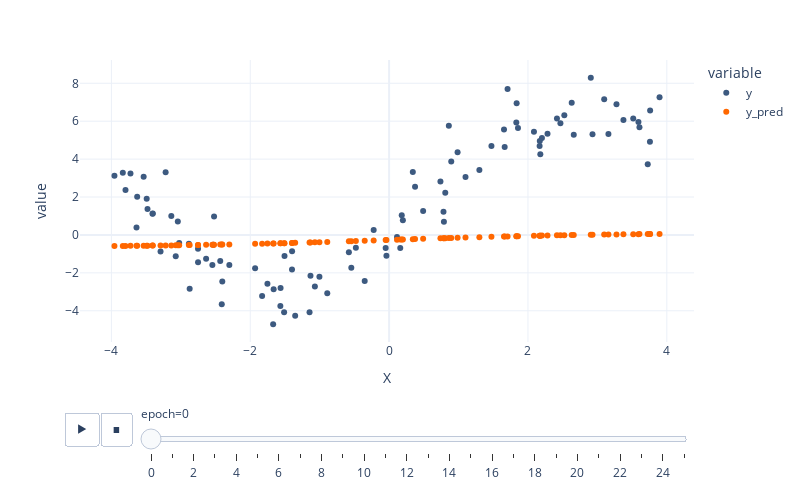
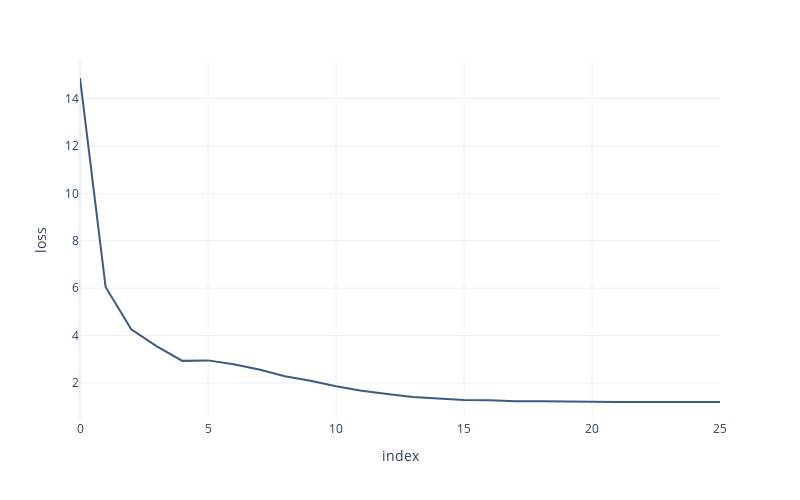

These figures' notebook cell, in order:
### Markdown cell above
## Agregando Capas Intermedidas

Agregando capas densas intermedias a la red le damos mayor capacidad de ajuste o mayor expresividad para representar los datos. Esto permite lograr mejores ajustes.

En primer lugar podemos ver qué sucede cuando agregamos más parámetros (agregando la capa intermedia) pero con activaciones lineales. Veremos que no hay diferencia alguna que la regresión lineal anterior.

Cuando agregamos la capa intermedia con activaciones no lineales el modelo logra ajustarse muy bien a los datos.

### Code cell
LOSS = "mse"
BATCH_SIZE = 20
EPOCHS = 25
LR = 0.1

tf.random.set_seed(123)
initial_weights = keras.initializers.RandomNormal(0, 0.25, 123)

inputs = keras.Input(shape=(1,))
hidden = keras.layers.Dense(8, activation="sigmoid")(inputs)
outputs = keras.layers.Dense(1)(hidden)

model2 = keras.Model(inputs, outputs)

model2.compile(optimizer=keras.optimizers.Adam(learning_rate=LR), loss=LOSS)

df_weights, df_preds = get_training_preds(train, model2, BATCH_SIZE, EPOCHS)

px.scatter(data_frame=df_preds,
           x="X",
           y=["y", "y_pred"],
           animation_frame="epoch",
           color_discrete_sequence=["#3d5a80", "#ff6700"],
           height=500,
           width=800,
           template="plotly_white").show()

px.line(df_weights, 
        x=df_weights.index, 
        y="loss",
        color_discrete_sequence=["#3d5a80"],
        height=500,
        width=800,
        template="plotly_white").show()

### Figure 1 — Plotly figure (JSON) as saved in the notebook; plotly's stock layout.template omitted (floating-point values rounded to 4 significant figures)
{"data": [{"hovertemplate": "variable=y<br>epoch=0<br>X=%{x}<br>value=%{y}<extra></extra>", "legendgroup": "y", "marker": {"color": "#3d5a80", "symbol": "circle"}, "mode": "markers", "name": "y", "orientation": "v", "showlegend": true, "type": "scatter", "x": [-1.004, 3.606, 1.856, 0.7893, -2.752, -2.752, -3.535, 2.929, 0.8089, 1.665, -3.835, 3.759, 2.66, -2.301, -2.545, -2.533, -1.566, 0.1981, -0.5444, -1.67, 0.8948, -2.884, -1.663, -1.069, -0.3514, 2.281, -2.403, 0.1139, 0.7393, -3.628, 0.8604, -2.636, -3.48, 3.591, 3.725, 2.467, -1.563, -3.219, 1.474, -0.4788, -3.024, -0.03858, -3.725, 3.275, -1.93, 1.3, -1.506, 0.1605, 0.3737, -2.521, 3.757, 2.201, 3.516, 3.159, 0.7832, 3.375, -3.292, -2.432, -3.638, -1.397, -0.8906, -1.829, 2.63, -1.146, -1.753, 0.3416, -2.873, 2.418, -3.404, 3.895, 2.178, -2.41, -3.956, 2.524, 1.655, 1.832, 2.17, -3.408, -1.132, -3.073, 2.905, 0.9864, -1.353, -3.492, -1.512, -1.399, 1.837, 1.1, 3.098, -0.2223, -3.043, 1.706, 2.086, 0.4902, 2.168, -0.04964, 0.1819, -0.5797, -3.797, -3.137], "xaxis": "x", "y": [-2.201, 5.683, 5.638, 0.6957, -1.446, -0.724, 3.073, 5.307, 2.23, 4.636, 3.277, 6.567, 5.292, -1.583, -1.581, -0.5214, -3.752, 0.7803, -1.728, -4.706, 3.871, -0.4709, -2.871, -2.715, -2.433, 5.338, -2.452, -0.1073, 2.822, 2.019, 5.755, -1.26, 1.372, 5.956, 3.732, 5.894, -2.799, 3.304, 4.691, -0.6723, -0.4243, -1.094, 3.236, 6.9, -1.754, 3.43, -1.105, -0.6937, 2.536, 0.9786, 4.916, 5.114, 6.141, 5.323, 1.223, 6.061, -0.8712, -1.368, 0.3946, -0.8644, -3.07, -3.221, 6.969, -4.077, -2.572, 3.325, -2.84, 6.145, 1.135, 7.26, 4.262, -3.658, 3.125, 6.309, 5.561, 5.928, 4.953, 1.113, -2.152, -1.123, 8.288, 4.358, -4.258, 1.909, -4.079, -1.819, 6.949, 3.051, 7.156, 0.266, 0.7064, 7.696, 5.439, 1.261, 4.69, -0.6903, 1.037, -0.9096, 2.366, 1.002], "yaxis": "y"}, {"hovertemplate": "variable=y_pred<br>epoch=0<br>X=%{x}<br>value=%{y}<extra></extra>", "legendgroup": "y_pred", "marker": {"color": "#ff6700", "symbol": "circle"}, "mode": "markers", "name": "y_pred", "orientation": "v", "showlegend": true, "type": "scatter", "x": [-1.004, 3.606, 1.856, 0.7893, -2.752, -2.752, -3.535, 2.929, 0.8089, 1.665, -3.835, 3.759, 2.66, -2.301, -2.545, -2.533, -1.566, 0.1981, -0.5444, -1.67, 0.8948, -2.884, -1.663, -1.069, -0.3514, 2.281, -2.403, 0.1139, 0.7393, -3.628, 0.8604, -2.636, -3.48, 3.591, 3.725, 2.467, -1.563, -3.219, 1.474, -0.4788, -3.024, -0.03858, -3.725, 3.275, -1.93, 1.3, -1.506, 0.1605, 0.3737, -2.521, 3.757, 2.201, 3.516, 3.159, 0.7832, 3.375, -3.292, -2.432, -3.638, -1.397, -0.8906, -1.829, 2.63, -1.146, -1.753, 0.3416, -2.873, 2.418, -3.404, 3.895, 2.178, -2.41, -3.956, 2.524, 1.655, 1.832, 2.17, -3.408, -1.132, -3.073, 2.905, 0.9864, -1.353, -3.492, -1.512, -1.399, 1.837, 1.1, 3.098, -0.2223, -3.043, 1.706, 2.086, 0.4902, 2.168, -0.04964, 0.1819, -0.5797, -3.797, -3.137], "xaxis": "x", "y": [-0.3813, 0.04338, -0.0631, -0.1703, -0.5295, -0.5295, -0.5684, 0.01183, -0.1681, -0.08003, -0.5796, 0.04916, -0.003915, -0.4998, -0.5166, -0.5158, -0.4386, -0.2399, -0.3292, -0.4483, -0.1584, -0.5371, -0.4476, -0.3884, -0.3063, -0.02939, -0.507, -0.2501, -0.176, -0.572, -0.1623, -0.5224, -0.5661, 0.04281, 0.04791, -0.01636, -0.4383, -0.5544, -0.09797, -0.3215, -0.5447, -0.2686, -0.5757, 0.02925, -0.4709, -0.1152, -0.4329, -0.2444, -0.2188, -0.515, 0.04907, -0.03534, 0.03979, 0.02373, -0.171, 0.03379, -0.5578, -0.509, -0.5724, -0.4223, -0.3689, -0.4624, -0.005765, -0.3966, -0.4557, -0.2227, -0.5365, -0.01974, -0.5628, 0.05389, -0.03709, -0.5075, -0.5837, -0.0126, -0.08092, -0.06515, -0.03768, -0.563, -0.3951, -0.5472, 0.01048, -0.1483, -0.4179, -0.5666, -0.4335, -0.4224, -0.06474, -0.136, 0.02069, -0.2908, -0.5457, -0.07628, -0.04418, -0.205, -0.03787, -0.2699, -0.2419, -0.3333, -0.5783, -0.5504], "yaxis": "y"}], "layout": {"height": 500, "legend": {"title": {"text": "variable"}, "tracegroupgap": 0}, "margin": {"t": 60}, "sliders": [{"active": 0, "currentvalue": {"prefix": "epoch="}, "len": 0.9, "pad": {"b": 10, "t": 60}, "steps": [{"args": [["0"], {"frame": {"duration": 0, "redraw": false}, "fromcurrent": true, "mode": "immediate", "transition": {"duration": 0, "easing": "linear"}}], "label": "0", "method": "animate"}, {"args": [["1"], {"frame": {"duration": 0, "redraw": false}, "fromcurrent": true, "mode": "immediate", "transition": {"duration": 0, "easing": "linear"}}], "label": "1", "method": "animate"}, {"args": [["2"], {"frame": {"duration": 0, "redraw": false}, "fromcurrent": true, "mode": "immediate", "transition": {"duration": 0, "easing": "linear"}}], "label": "2", "method": "animate"}, {"args": [["3"], {"frame": {"duration": 0, "redraw": false}, "fromcurrent": true, "mode": "immediate", "transition": {"duration": 0, "easing": "linear"}}], "label": "3", "method": "animate"}, {"args": [["4"], {"frame": {"duration": 0, "redraw": false}, "fromcurrent": true, "mode": "immediate", "transition": {"duration": 0, "easing": "linear"}}], "label": "4", "method": "animate"}, {"args": [["5"], {"frame": {"duration": 0, "redraw": false}, "fromcurrent": true, "mode": "immediate", "transition": {"duration": 0, "easing": "linear"}}], "label": "5", "method": "animate"}, {"args": [["6"], {"frame": {"duration": 0, "redraw": false}, "fromcurrent": true, "mode": "immediate", "transition": {"duration": 0, "easing": "linear"}}], "label": "6", "method": "animate"}, {"args": [["7"], {"frame": {"duration": 0, "redraw": false}, "fromcurrent": true, "mode": "immediate", "transition": {"duration": 0, "easing": "linear"}}], "label": "7", "method": "animate"}, {"args": [["8"], {"frame": {"duration": 0, "redraw": false}, "fromcurrent": true, "mode": "immediate", "transition": {"duration": 0, "easing": "linear"}}], "label": "8", "method": "animate"}, {"args": [["9"], {"frame": {"duration": 0, "redraw": false}, "fromcurrent": true, "mode": "immediate", "transition": {"duration": 0, "easing": "linear"}}], "label": "9", "method": "animate"}, {"args": [["10"], {"frame": {"duration": 0, "redraw": false}, "fromcurrent": true, "mode": "immediate", "transition": {"duration": 0, "easing": "linear"}}], "label": "10", "method": "animate"}, {"args": [["11"], {"frame": {"duration": 0, "redraw": false}, "fromcurrent": true, "mode": "immediate", "transition": {"duration": 0, "easing": "linear"}}], "label": "11", "method": "animate"}, {"args": [["12"], {"frame": {"duration": 0, "redraw": false}, "fromcurrent": true, "mode": "immediate", "transition": {"duration": 0, "easing": "linear"}}], "label": "12", "method": "animate"}, {"args": [["13"], {"frame": {"duration": 0, "redraw": false}, "fromcurrent": true, "mode": "immediate", "transition": {"duration": 0, "easing": "linear"}}], "label": "13", "method": "animate"}, {"args": [["14"], {"frame": {"duration": 0, "redraw": false}, "fromcurrent": true, "mode": "immediate", "transition": {"duration": 0, "easing": "linear"}}], "label": "14", "method": "animate"}, {"args": [["15"], {"frame": {"duration": 0, "redraw": false}, "fromcurrent": true, "mode": "immediate", "transition": {"duration": 0, "easing": "linear"}}], "label": "15", "method": "animate"}, {"args": [["16"], {"frame": {"duration": 0, "redraw": false}, "fromcurrent": true, "mode": "immediate", "transition": {"duration": 0, "easing": "linear"}}], "label": "16", "method": "animate"}, {"args": [["17"], {"frame": {"duration": 0, "redraw": false}, "fromcurrent": true, "mode": "immediate", "transition": {"duration": 0, "easing": "linear"}}], "label": "17", "method": "animate"}, {"args": [["18"], {"frame": {"duration": 0, "redraw": false}, "fromcurrent": true, "mode": "immediate", "transition": {"duration": 0, "easing": "linear"}}], "label": "18", "method": "animate"}, {"args": [["19"], {"frame": {"duration": 0, "redraw": false}, "fromcurrent": true, "mode": "immediate", "transition": {"duration": 0, "easing": "linear"}}], "label": "19", "method": "animate"}, {"args": [["20"], {"frame": {"duration": 0, "redraw": false}, "fromcurrent": true, "mode": "immediate", "transition": {"duration": 0, "easing": "linear"}}], "label": "20", "method": "animate"}, {"args": [["21"], {"frame": {"duration": 0, "redraw": false}, "fromcurrent": true, "mode": "immediate", "transition": {"duration": 0, "easing": "linear"}}], "label": "21", "method": "animate"}, {"args": [["22"], {"frame": {"duration": 0, "redraw": false}, "fromcurrent": true, "mode": "immediate", "transition": {"duration": 0, "easing": "linear"}}], "label": "22", "method": "animate"}, {"args": [["23"], {"frame": {"duration": 0, "redraw": false}, "fromcurrent": true, "mode": "immediate", "transition": {"duration": 0, "easing": "linear"}}], "label": "23", "method": "animate"}, {"args": [["24"], {"frame": {"duration": 0, "redraw": false}, "fromcurrent": true, "mode": "immediate", "transition": {"duration": 0, "easing": "linear"}}], "label": "24", "method": "animate"}, {"args": [["25"], {"frame": {"duration": 0, "redraw": false}, "fromcurrent": true, "mode": "immediate", "transition": {"duration": 0, "easing": "linear"}}], "label": "25", "method": "animate"}], "x": 0.1, "xanchor": "left", "y": 0, "yanchor": "top"}], "updatemenus": [{"buttons": [{"args": [null, {"frame": {"duration": 500, "redraw": false}, "fromcurrent": true, "mode": "immediate", "transition": {"duration": 500, "easing": "linear"}}], "label": "&#9654;", "method": "animate"}, {"args": [[null], {"frame": {"duration": 0, "redraw": false}, "fromcurrent": true, "mode": "immediate", "transition": {"duration": 0, "easing": "linear"}}], "label": "&#9724;", "method": "animate"}], "direction": "left", "pad": {"r": 10, "t": 70}, "showactive": false, "type": "buttons", "x": 0.1, "xanchor": "right", "y": 0, "yanchor": "top"}], "width": 800, "xaxis": {"anchor": "y", "domain": [0, 1], "title": {"text": "X"}}, "yaxis": {"anchor": "x", "domain": [0, 1], "title": {"text": "value"}}}}

### Figure 2 — Plotly figure (JSON) as saved in the notebook; plotly's stock layout.template omitted (floating-point values rounded to 4 significant figures)
{"data": [{"hovertemplate": "index=%{x}<br>loss=%{y}<extra></extra>", "legendgroup": "", "line": {"color": "#3d5a80", "dash": "solid"}, "marker": {"symbol": "circle"}, "mode": "lines", "name": "", "orientation": "h", "showlegend": false, "type": "scatter", "x": [0, 1, 2, 3, 4, 5, 6, 7, 8, 9, 10, 11, 12, 13, 14, 15, 16, 17, 18, 19, 20, 21, 22, 23, 24, 25], "xaxis": "x", "y": [14.86, 6.05, 4.266, 3.543, 2.932, 2.953, 2.786, 2.566, 2.284, 2.095, 1.863, 1.675, 1.531, 1.409, 1.344, 1.281, 1.266, 1.228, 1.228, 1.206, 1.208, 1.199, 1.2, 1.198, 1.197, 1.197], "yaxis": "y"}], "layout": {"height": 500, "legend": {"tracegroupgap": 0}, "margin": {"t": 60}, "width": 800, "xaxis": {"anchor": "y", "domain": [0, 1], "title": {"text": "index"}}, "yaxis": {"anchor": "x", "domain": [0, 1], "title": {"text": "loss"}}}}
